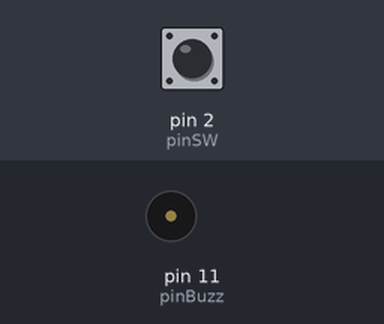
A sketch run on a simulated Arduino Uno, built with avr-gcc and run on an emulated ATmega328P. Parts: buzzer (waves = sounding). Inputs (shaded band) come from the test bench; at power-on: pin 2 (pinSW) LOW.

Above: at 1.2 s.
1.3 s: pin 2 (pinSW) pulled HIGH for 0.15 s
At 2.5 s:
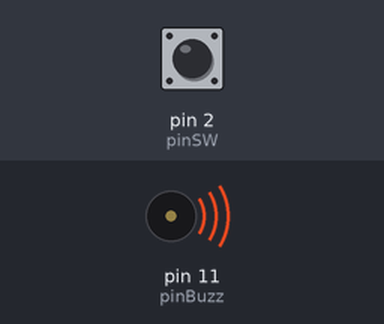
Timing chart, 0 to 4.4 s (numbered marks = the images above; inputs shaded):
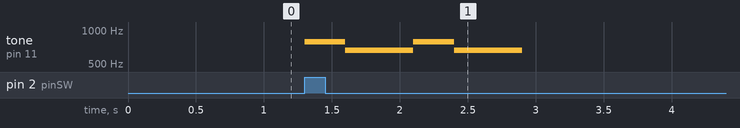

Measured:
- after the input at 1.3 s, tone on pin 11 (pinBuzz): plays 784 Hz for 0.30 s, 659 Hz for 0.50 s, 784 Hz for 0.30 s, 659 Hz for 0.50 s, starting at once

The sketch:

dingdong2.ino
```cpp
const int pinSW     =  2;
const int pinBuzz   = 11;
volatile bool inten  =  false;
const int ding  = 784;
const int dong  = 659;


void setup()
{
    pinMode(pinSW, INPUT);
    attachInterrupt(digitalPinToInterrupt(pinSW), intfunc, RISING);
}


void loop()
{
  if(inten){
    tone(pinBuzz, ding); delay(300); noTone(pinBuzz);
    tone(pinBuzz, dong); delay(500); noTone(pinBuzz);
    tone(pinBuzz, ding); delay(300); noTone(pinBuzz);
    tone(pinBuzz, dong); delay(500); noTone(pinBuzz);
    inten = false;

  }
}


void intfunc() // Interrupt function
{
  inten = true;
}
```
